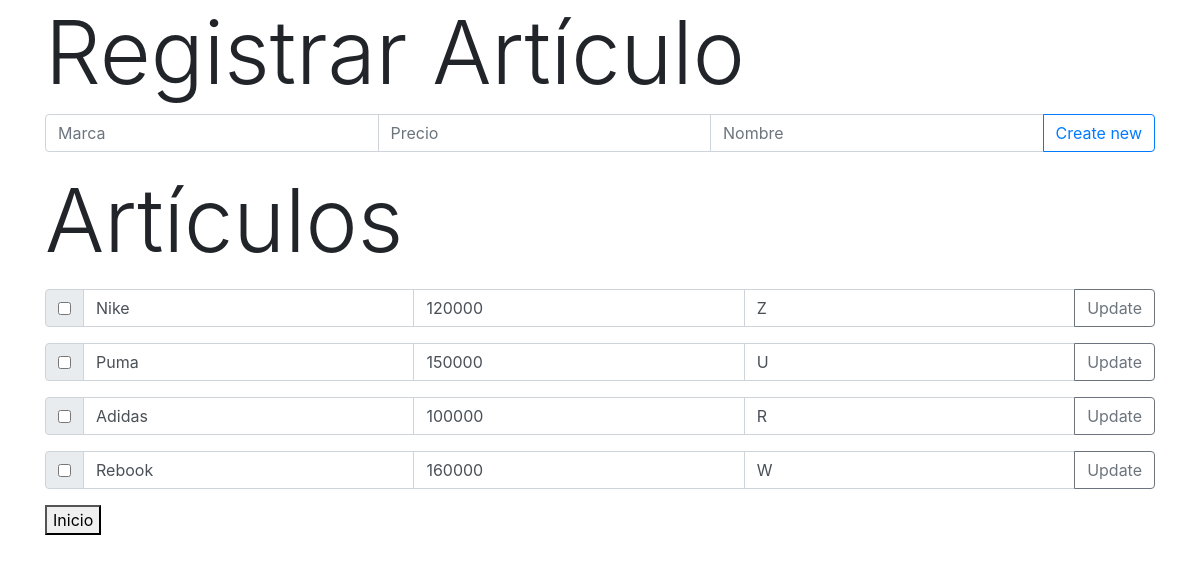
/articulos, run on the app's committed database.
### app.py (models this page shows)
class Article(db.Model):
    id = db.Column(db.Integer, primary_key=True, autoincrement=True)
    marca = db.Column(db.Text)
    precio = db.Column(db.Integer)
    nombre = db.Column(db.Text)
    approved = db.Column(db.Boolean)

### app.py (the view)
@app.route("/articulos", methods=["POST", "GET"])
def view_articles():
    if request.method == "POST":
        create_article(request.form["mar"], request.form["pre"], request.form["nom"])
    return render_template("articulos.html", articles=read_articles())

### app.py (called while the page is built)
def read_articles():
    return db.session.query(Article).all()

### templates/articulos.html (shortened to what this page needs)
<!DOCTYPE html>
<html>
<head>
    <link rel="stylesheet" href="https://stackpath.bootstrapcdn.com/bootstrap/4.3.1/css/bootstrap.min.css">
</head>
<body>
<div class="container">
    <h2 class="display-2">Registrar Artículo</h2>
    <form method="POST" action="/articulos">
        <div class="input-group mb-3">
            <input type="text" name="mar" class="form-control" placeholder="Marca">
            <input type="text" name="pre" class="form-control" placeholder="Precio">
            <input type="text" name="nom" class="form-control" placeholder="Nombre">
            <div class="input-group-append" id="button-addon">
                <button class="btn btn-outline-primary" type="submit" value="update">Create new</button>
            </div>
        </div>
    </form>
    <h2 class="display-2">Artículos</h2>
    {% for article in articles %}
    <p>
    <form method="POST" action="/edit_article/{{article.id}}">
    <div class="input-group mb-3">
        <div class="input-group-prepend">
            <div class="input-group-text">
                <input type="checkbox" onclick="redirect('/edit_article/{{article.id}}')" data-target="/edit_article/{{article.id}}" name="assigned">
            </div>
        </div>
        <label type="text" name="mar" class="form-control">{{article.marca}}</label>
        <input type="text" value="{{article.precio}}" name="pre" class="form-control">
        <label type="text" name="nom" class="form-control">{{article.nombre}}</label>
        <div class="input-group-append" id="button-addon2">
            <button class="btn btn-outline-secondary" type="submit" value="update">Update</button>
        </div>
    </div>
    </form>
    {% endfor %}
    <div>
        <button onclick="redirect('/')">Inicio</button>
    </div>
</div>
</body>
</html>

### data on the page
Article: marca "Nike", pre "120000", nombre "Z"
Article: marca "Puma", pre "150000", nombre "U"
Article: marca "Adidas", pre "100000", nombre "R"
Article: marca "Rebook", pre "160000", nombre "W"
